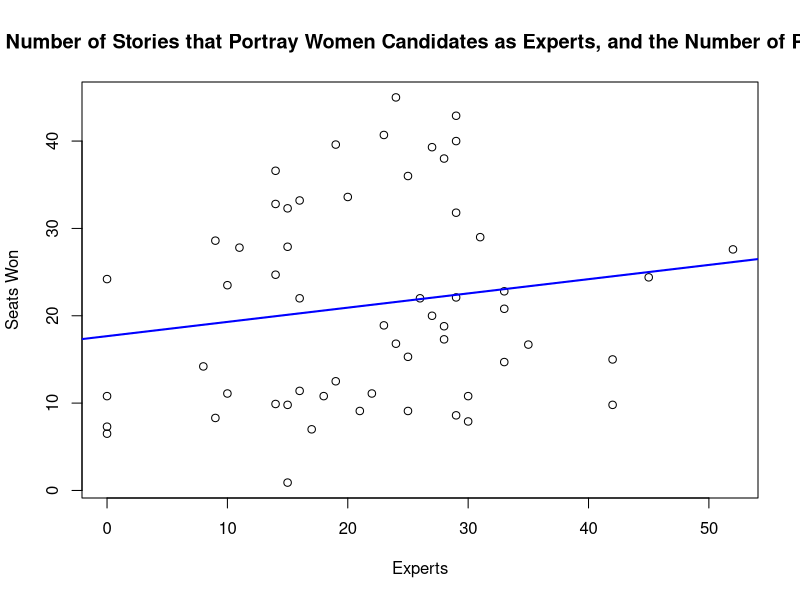
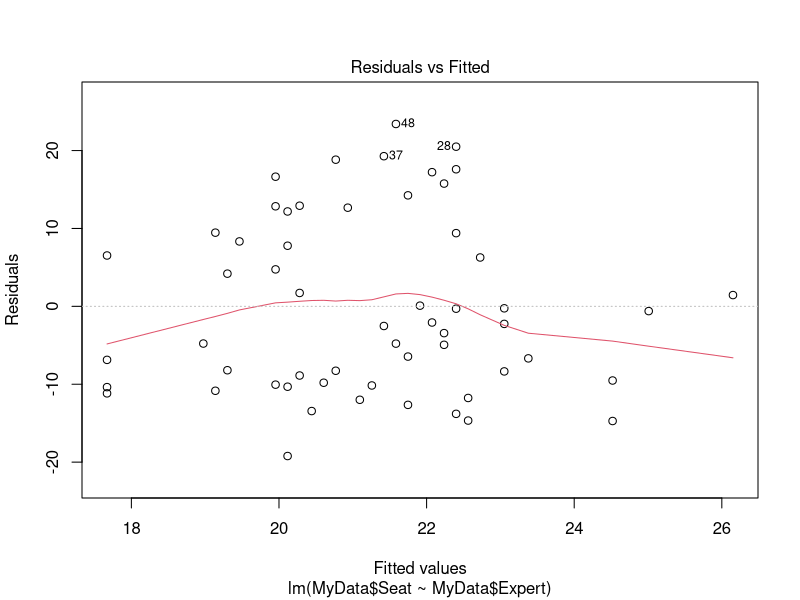

Reproduce these figures in R, in order.
setwd("C:/Users/tanni/OneDrive/Documents/BIOL243")
MyData = read.csv("mediasexism_Wed 2.csv")
head(MyData)

str(MyData)

a = plot(MyData$Expert, MyData$Seat, main="Relationship Between the Number of Stories that Portray Women Candidates as Experts, and the Number of Political Seats Won by Women",ylab="Seats Won",xlab="Experts")


b = lm(MyData$Seat~MyData$Expert)
b

c = summary(b)
c

abline(b, col='blue',lwd=2)

residuals(b)

shapiro.test(residuals(b))

d = plot(b, 1)
